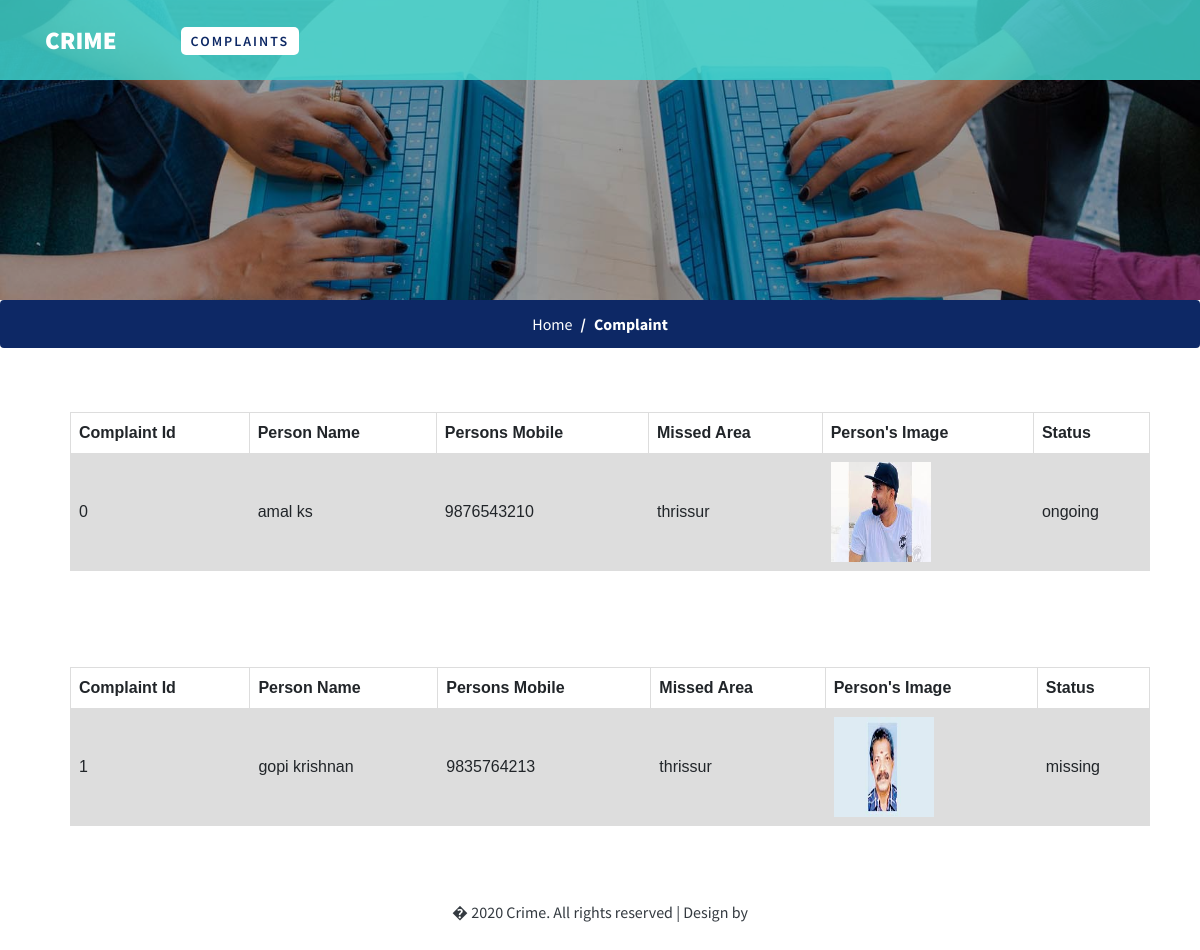
/crimemissing, run on the app's committed database.
### crime/models.py (models this page shows)
class Missing(models.Model):
    Email = models.EmailField()
    firstname = models.CharField(max_length=100)
    lastname = models.CharField(max_length=100)
    perno = models.CharField(max_length=20)
    status = models.CharField(max_length=50)
    missedarea = models.CharField(max_length=1000)
    my_content = models.CharField(max_length=2000)
    image = models.ImageField(upload_to="image")

### crime/views.py (the view)
# urls.py: path("crimemissing", views.crimemissing, name="crimemissing"),
def crimemissing(request):
    comp=Missing.objects.all()
    return render(request,"crimemissingstatus.html",{'comp':comp})

### template/crimemissingstatus.html (shortened to what this page needs)
{% load static %}
<!DOCTYPE html>
<html lang="zxx">
<head>
    <link href="{%static 'css/bootstrap.min.css' %}" type="text/css" rel="stylesheet" media="all">
    <link href="{%static 'css/style.css' %}" type="text/css" rel="stylesheet" media="all">
    <link href="{%static 'css/font-awesome.min.css' %}" rel="stylesheet">
</head>
<body>
    <header>
        <div class="container">
            <nav class="navbar navbar-expand-lg navbar-light p-0">
                    <h1><a class="navbar-brand" href="index">Crime
                        </a></h1>
                    <div class="collapse navbar-collapse" id="navbarSupportedContent">
                        <ul class="ml-lg-5 navbar-nav mr-lg-auto">
                            <li class="nav-item  active dropdown mr-lg-4 my-lg-0 my-sm-4 my-3">
                                <a href="#" id="navbarDropdown" role="button" data-toggle="dropdown" aria-haspopup="true"
                                    aria-expanded="false">
                                    Complaints
                                </a>
                            </li>
                        </ul>
                    </div>
                </nav>
        </div>
    </header>
    <div class="inner-banner-w3ls">
    </div>
    <nav aria-label="breadcrumb">
        <ol class="breadcrumb d-flex justify-content-center bg-theme">
            <li class="breadcrumb-item">
                <a href="policehome" class="text-white">Home</a>
            </li>
            <li class="breadcrumb-item active text-white font-weight-bold" aria-current="page">Complaint</li>
        </ol>
    </nav>
    {% for i in comp %}
    <section class="contact-w3pvt py-lg-5">
               <table style="width: 90%; margin-left: 70px;">
    <tr><th>Complaint Id</th><th>Person Name</th><th>Persons Mobile</th><th>Missed Area</th><th>Person's Image</th><th>Status</th></tr>
                   <tr>
                       <td> {{i.id}}</td>
            <td>{{i.firstname}} {{i.lastname}}</td>
             <td>{{i.perno}}</td>
             <td> {{i.missedarea}}</td>
             <td> <img style="width: 100px; height: 100px" src="media\{{i.image}}" ></td>
             <td> {{i.status}}</td>
        </tr>
               </table>
    </section>
    {% endfor %}
    <div class="cpy-right text-center py-4">
        <p class="text-dark">� 2020 Crime. All rights reserved | Design by
        </p>
    </div>
</body>
</html>

### static/css/style.css (style rules this page uses)
body { font-family: 'Source Sans Pro', sans-serif; background: #fff; }
body a { transition: 0.5s all; -webkit-transition: 0.5s all; -moz-transition: 0.5s all; -o-transition: 0.5s all; -ms-transition: 0.5s all; text-decoration: none; outline: none; }
h1, h2, h3, h4, h5, h6 { margin: 0; font-family: 'Source Sans Pro', sans-serif; }
p { margin: 0; color: #777; font-size: 1em; line-height: 1.8; }
ul { margin: 0; padding: 0; }
ul { list-style-type: none; }
.bg-theme { background: #0d2865 !important; color: #fff; }
.navbar-light .navbar-brand, .navbar-light .navbar-brand:hover { color: #fff; }
.navbar-brand { color: #fff; font-size: 25px; font-weight: 800; text-transform: uppercase; line-height: 2; }
li.nav-item a { color: #fff; text-transform: uppercase; font-weight: 600; letter-spacing: 2px; padding: 5px 10px; font-size: 14px; }
li.nav-item a:hover, li.nav-item.active a { color: #0d2865; background: #fff; border-radius: 5px; }
header { padding: 10px 0; background: rgba(65, 216, 209, 0.82); width: 100%; position: absolute; z-index: 9; }
.inner-banner-w3ls { background: url(../images/inner.jpg) no-repeat center; -webkit-background-size: cover; -moz-background-size: cover; -o-background-size: cover; -ms-background-size: cover; background-size: cover; min-height: 300px; position: relative; }
.inner-banner-w3ls:before { background: rgba(0, 0, 0, 0.37); position: absolute; content: ''; width: 100%; height: 100%; left: 0; top: 0; }
.breadcrumb-item+.breadcrumb-item::before { display: inline-block; padding-right: .5rem; color: #ffffff; content: "/"; }

### template/crimemissingstatus.html (style rules this page uses)
table { font-family: arial, sans-serif; border-collapse: collapse; width: 100%; }
td, th { border: 1px solid #dddddd; text-align: left; padding: 8px; }
tr:nth-child(even) { background-color: #dddddd; }

### data on the page
Missing: id "0", firstname "amal", lastname "ks", perno "9876543210", missedarea "thrissur", image (picture), status "ongoing"
Missing: id "1", firstname "gopi", lastname "krishnan", perno "9835764213", missedarea "thrissur", image (picture), status "missing"
